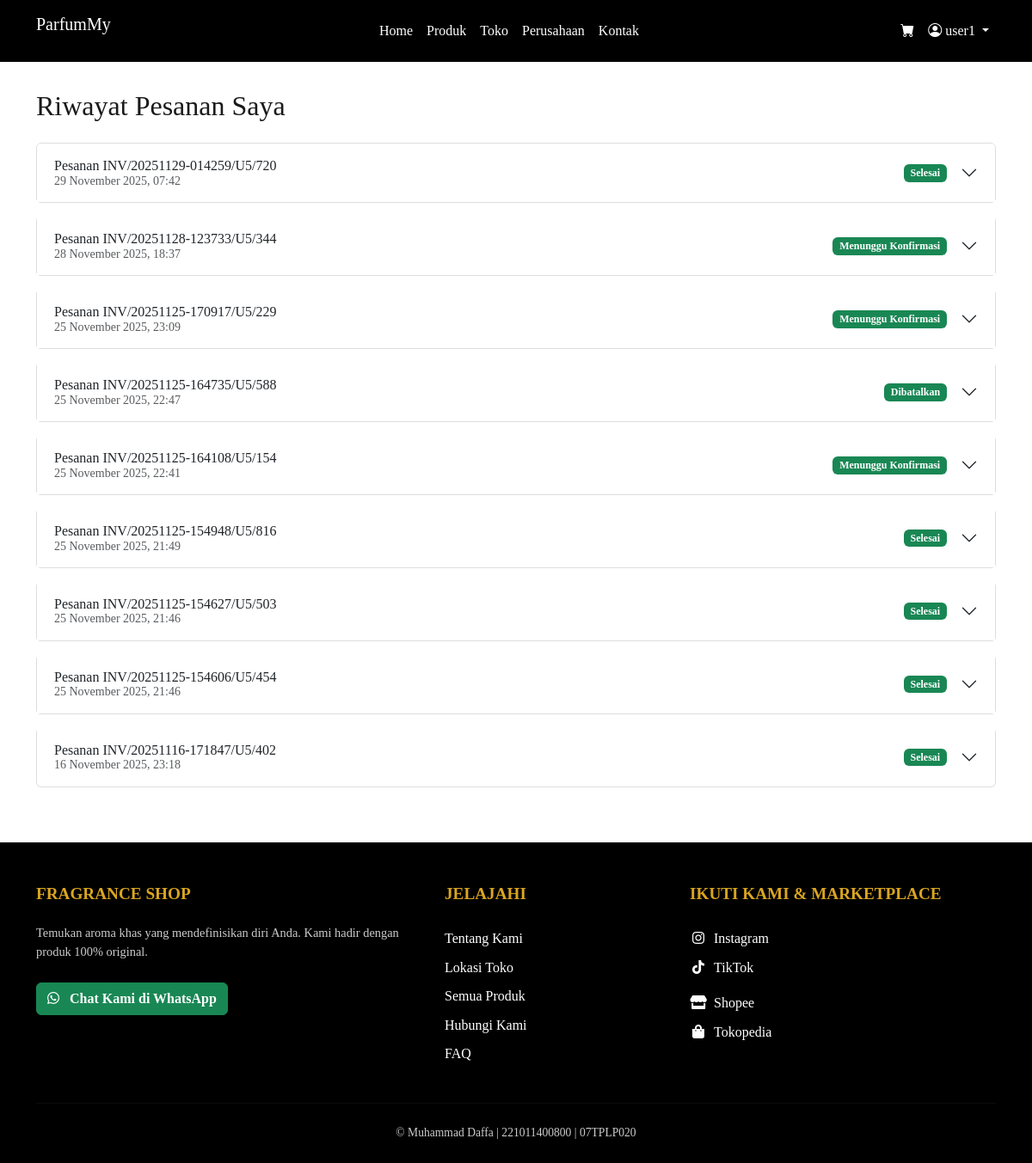
The page /orders.php (signed in) on the database its author committed.
### tables this page shows
CREATE TABLE `orders` (
  `id` int(11) NOT NULL,
  `user_id` int(11) NOT NULL,
  `nomor_pesanan` varchar(100) NOT NULL,
  `nama_penerima` varchar(255) NOT NULL,
  `alamat_pengiriman` text NOT NULL,
  `telepon` varchar(20) NOT NULL,
  `total_harga` decimal(10,2) NOT NULL,
  `metode_pembayaran` varchar(50) NOT NULL,
  `status` varchar(50) NOT NULL DEFAULT 'Pending',
  `payment_proof` varchar(255) DEFAULT NULL,
  `tanggal_pesanan` datetime NOT NULL DEFAULT current_timestamp()
);

### models/DB.php (called while the page is built)
<?php
class DB {
    private $host = 'localhost';
    private $user = 'root';
    private $pass = '';
    private $dbname = 'toko_parfum';
    private $pdo;
    public function __construct() {
        $dsn = "mysql:host={$this->host};dbname={$this->dbname}";
        try {
            $this->pdo = new PDO($dsn, $this->user, $this->pass);
            $this->pdo->setAttribute(PDO::ATTR_ERRMODE, PDO::ERRMODE_EXCEPTION);
            $this->pdo->exec("SET SESSION innodb_lock_wait_timeout = 5");
        } catch (PDOException $e) {
            die("Koneksi Database Gagal: " . $e->getMessage());
        }
    }
    public function getConnection() {
        return $this->pdo;
    }
}
?>

### models/OrderManager.php (called while the page is built, shortened)
<?php
require_once __DIR__ . '/DB.php';
require_once __DIR__ . '/ParfumManager.php';
class OrderManager {
    private $conn;
    public function __construct() {
        $db = new DB();
        $this->conn = $db->getConnection();
    }
    public function getOrdersByUserId($userId) {
        $sql = "SELECT * FROM orders WHERE user_id = ? ORDER BY tanggal_pesanan DESC";
        $stmt = $this->conn->prepare($sql);
        $stmt->execute([$userId]);
        return $stmt->fetchAll(PDO::FETCH_ASSOC);
    }
}
?>

### models/ParfumManager.php (called while the page is built, shortened)
<?php
require_once __DIR__ . '/DB.php';
class ParfumManager {
    public function __construct() {
        $this->db = new DB();
    }
}
?>

### orders.php (the view, shortened to what this page needs)
<?php
require_once 'models/OrderManager.php';
$orderManager = new OrderManager();
$orders = $orderManager->getOrdersByUserId($_SESSION['user_id']);
require_once 'views/header.php';
?>
<div class="container my-5">
    <h2 class="mb-4">Riwayat Pesanan Saya</h2>
    <?php if (empty($orders)): ?>
        <div class="alert alert-info text-center">
            <p class="mb-0">Anda belum memiliki riwayat pesanan.</p>
            <a href="products.php" class="btn btn-primary mt-3">Mulai Belanja Sekarang</a>
        </div>
    <?php else: ?>
        <div class="accordion" id="ordersAccordion">
            <?php foreach ($orders as $order): ?>
                <div class="accordion-item mb-3">
                    <h2 class="accordion-header" id="heading-<?php echo $order['id']; ?>">
                        <button class="accordion-button collapsed" type="button" data-bs-toggle="collapse" data-bs-target="#collapse-<?php echo $order['id']; ?>" aria-expanded="false" aria-controls="collapse-<?php echo $order['id']; ?>">
                            <div class="d-flex justify-content-between w-100 pe-3">
                                <?php
                                    $nomorPesanan = !empty($order['nomor_pesanan'] ?? null)
                                        ? $order['nomor_pesanan']
                                        : '#' . $order['id'];
                                ?>
                                <span>
                                    Pesanan <?php echo htmlspecialchars($nomorPesanan); ?>
                                    <small class="d-block text-muted">
                                        <?php echo date('d F Y, H:i', strtotime($order['tanggal_pesanan'])); ?>
                                    </small>
                                </span>
                                <span class="badge bg-<?php echo $order['status'] === 'Pending' ? 'warning text-dark' : 'success'; ?> align-self-center">
                                    <?php echo htmlspecialchars($order['status']); ?>
                                </span>
                            </div>
                        </button>
                    </h2>
                </div>
            <?php endforeach; ?>
        </div>
    <?php endif; ?>
</div>
<?php require_once 'views/footer.php'; ?>

### css/style.css (style rules this page uses)
body { display: flex; flex-direction: column; min-height: 100vh; padding-top: 56px; background-color: #FFFFFF; color: #1a1a1a; font-family: Georgia, serif; }
.accordion-item { border: 1px solid #ddd; margin-bottom: 10px; border-radius: 5px; }
.accordion-header { border-bottom: 0; }

### rows shown on the page
orders: nomor_pesanan "INV/20251129-014259/U5/720", tanggal_pesanan "29 November 2025, 07:42", status "Selesai"
orders: nomor_pesanan "INV/20251128-123733/U5/344", tanggal_pesanan "28 November 2025, 18:37", status "Menunggu Konfirmasi"
orders: nomor_pesanan "INV/20251125-170917/U5/229", tanggal_pesanan "25 November 2025, 23:09", status "Menunggu Konfirmasi"
orders: nomor_pesanan "INV/20251125-164735/U5/588", tanggal_pesanan "25 November 2025, 22:47", status "Dibatalkan"
orders: nomor_pesanan "INV/20251125-164108/U5/154", tanggal_pesanan "25 November 2025, 22:41", status "Menunggu Konfirmasi"
orders: nomor_pesanan "INV/20251125-154948/U5/816", tanggal_pesanan "25 November 2025, 21:49", status "Selesai"
orders: nomor_pesanan "INV/20251125-154627/U5/503", tanggal_pesanan "25 November 2025, 21:46", status "Selesai"
orders: nomor_pesanan "INV/20251125-154606/U5/454", tanggal_pesanan "25 November 2025, 21:46", status "Selesai"
orders: nomor_pesanan "INV/20251116-171847/U5/402", tanggal_pesanan "16 November 2025, 23:18", status "Selesai"

### other values the page prints
$_SESSION['username'] "user1"
